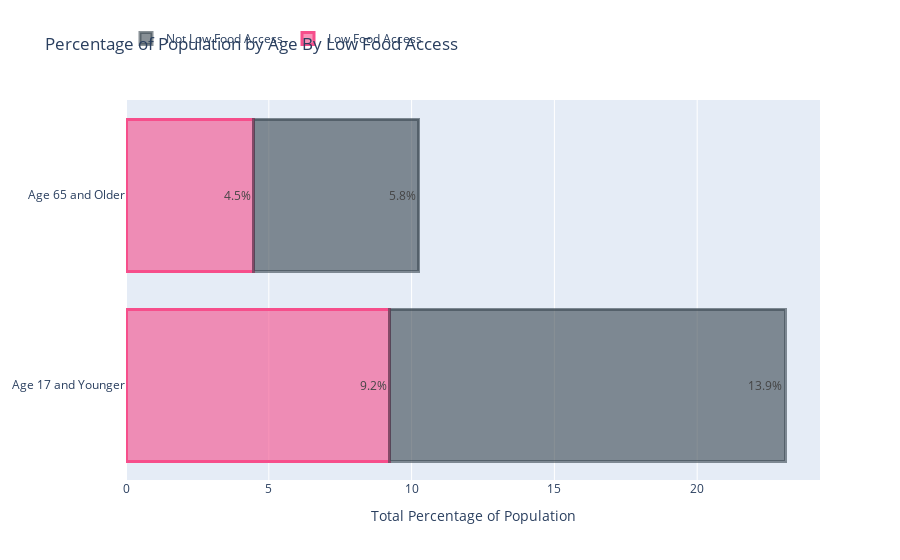

The cell this chart's notebook holds for it:
### Code cell
fig = go.Figure()
fig.add_trace(go.Bar(
    x = demographic_data_age_1,
    y = ['Age 17 and Younger', 'Age 65 and Older'],
    orientation = 'h',
    name = 'Low Food Access',
    text = ['9.2%','4.5%'],
    marker = dict(
        color='rgba(246, 78, 139, 0.6)',
        line=dict(color='rgba(246, 78, 139, 1.0)', width=3)
    )
))
fig.add_trace(go.Bar(
    x = demographic_data_age_0,
    y = ['Age 17 and Younger', 'Age 65 and Older'],
    orientation = 'h',
    name = 'Not Low Food Access',
    text = ['13.9%','5.8%'],
    marker = dict(
        color='rgba(58, 71, 80, 0.6)',
        line=dict(color='rgba(58, 71, 80, 0.6)', width=3)
    )
))
fig.update_layout(title = 'Percentage of Population by Age By Low Food Access')
fig.update_layout(legend_orientation = 'h')
fig.update_layout(legend = dict( y = 1.2))
fig.update_layout(barmode = 'stack')
fig.update_xaxes(title = 'Total Percentage of Population ')
fig.show();

### Figure 1 — Plotly figure (JSON) as saved in the notebook; plotly's stock layout.template omitted (floating-point values rounded to 4 significant figures)
{"data": [{"marker": {"color": "rgba(246, 78, 139, 0.6)", "line": {"color": "rgba(246, 78, 139, 1.0)", "width": 3}}, "name": "Low Food Access", "orientation": "h", "text": ["9.2%", "4.5%"], "type": "bar", "x": [9.23, 4.47], "y": ["Age 17 and Younger", "Age 65 and Older"]}, {"marker": {"color": "rgba(58, 71, 80, 0.6)", "line": {"color": "rgba(58, 71, 80, 0.6)", "width": 3}}, "name": "Not Low Food Access", "orientation": "h", "text": ["13.9%", "5.8%"], "type": "bar", "x": [13.85, 5.783], "y": ["Age 17 and Younger", "Age 65 and Older"]}], "layout": {"autosize": true, "barmode": "stack", "legend": {"orientation": "h", "x": 0, "y": 1.2}, "title": {"text": "Percentage of Population by Age By Low Food Access"}, "xaxis": {"autorange": true, "range": [0, 24.3], "title": {"text": "Total Percentage of Population "}, "type": "linear"}, "yaxis": {"autorange": true, "range": [-0.5, 1.5], "type": "category"}}}
